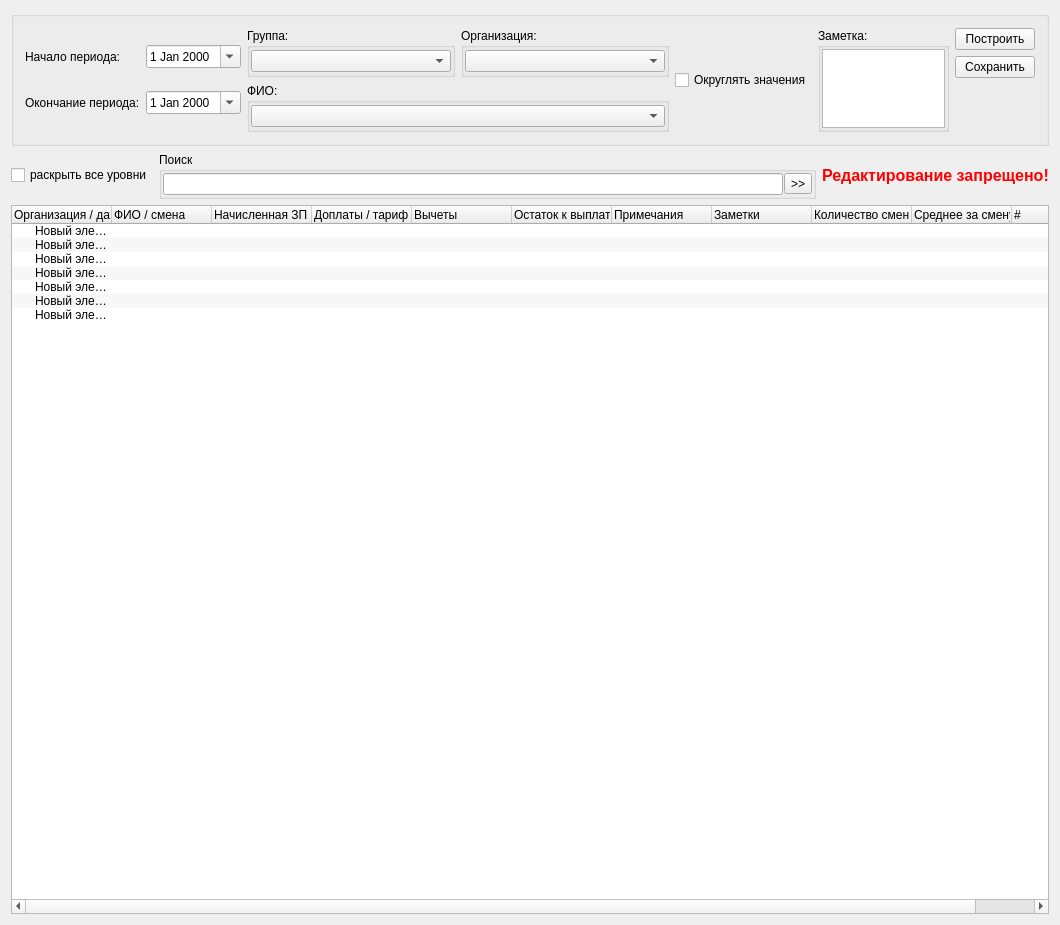
<?xml version="1.0" encoding="UTF-8"?>
<ui version="4.0">
 <class>ZReport</class>
 <widget class="QWidget" name="ZReport">
  <property name="geometry">
   <rect>
    <x>0</x>
    <y>0</y>
    <width>1060</width>
    <height>925</height>
   </rect>
  </property>
  <property name="windowTitle">
   <string>Отчет за период</string>
  </property>
  <property name="windowIcon">
   <iconset resource="../cleaning.qrc">
    <normaloff>:/images/table.png</normaloff>:/images/table.png</iconset>
  </property>
  <layout class="QVBoxLayout" name="verticalLayout_2">
   <item>
    <widget class="QGroupBox" name="groupBox">
     <property name="minimumSize">
      <size>
       <width>0</width>
       <height>75</height>
      </size>
     </property>
     <property name="maximumSize">
      <size>
       <width>16777215</width>
       <height>135</height>
      </size>
     </property>
     <property name="title">
      <string/>
     </property>
     <layout class="QHBoxLayout" name="horizontalLayout_6">
      <item>
       <layout class="QGridLayout" name="gridLayout">
        <item row="0" column="0">
         <widget class="QLabel" name="label">
          <property name="text">
           <string>Начало периода:</string>
          </property>
         </widget>
        </item>
        <item row="0" column="1">
         <widget class="QDateEdit" name="dateStart">
          <property name="calendarPopup">
           <bool>true</bool>
          </property>
         </widget>
        </item>
        <item row="1" column="0">
         <widget class="QLabel" name="label_2">
          <property name="text">
           <string>Окончание периода:</string>
          </property>
         </widget>
        </item>
        <item row="1" column="1">
         <widget class="QDateEdit" name="dateEnd">
          <property name="calendarPopup">
           <bool>true</bool>
          </property>
         </widget>
        </item>
       </layout>
      </item>
      <item>
       <layout class="QGridLayout" name="gridLayout_2">
        <item row="0" column="0">
         <widget class="QGroupBox" name="groupBox_2">
          <property name="title">
           <string>Группа:</string>
          </property>
          <layout class="QHBoxLayout" name="horizontalLayout">
           <property name="spacing">
            <number>1</number>
           </property>
           <property name="leftMargin">
            <number>1</number>
           </property>
           <property name="topMargin">
            <number>1</number>
           </property>
           <property name="rightMargin">
            <number>1</number>
           </property>
           <property name="bottomMargin">
            <number>1</number>
           </property>
           <item>
            <widget class="QComboBox" name="cboFilter">
             <property name="minimumSize">
              <size>
               <width>200</width>
               <height>0</height>
              </size>
             </property>
            </widget>
           </item>
          </layout>
         </widget>
        </item>
        <item row="0" column="1">
         <widget class="QGroupBox" name="groupBox_3">
          <property name="title">
           <string>Организация:</string>
          </property>
          <layout class="QHBoxLayout" name="horizontalLayout_4">
           <property name="spacing">
            <number>1</number>
           </property>
           <property name="leftMargin">
            <number>1</number>
           </property>
           <property name="topMargin">
            <number>1</number>
           </property>
           <property name="rightMargin">
            <number>1</number>
           </property>
           <property name="bottomMargin">
            <number>1</number>
           </property>
           <item>
            <widget class="QComboBox" name="cboFilterOrg">
             <property name="minimumSize">
              <size>
               <width>200</width>
               <height>0</height>
              </size>
             </property>
            </widget>
           </item>
          </layout>
         </widget>
        </item>
        <item row="1" column="0" colspan="2">
         <widget class="QGroupBox" name="groupBox_6">
          <property name="title">
           <string>ФИО:</string>
          </property>
          <layout class="QHBoxLayout" name="horizontalLayout_5">
           <property name="spacing">
            <number>1</number>
           </property>
           <property name="leftMargin">
            <number>1</number>
           </property>
           <property name="topMargin">
            <number>1</number>
           </property>
           <property name="rightMargin">
            <number>1</number>
           </property>
           <property name="bottomMargin">
            <number>1</number>
           </property>
           <item>
            <widget class="QComboBox" name="cboFilterFIO">
             <property name="minimumSize">
              <size>
               <width>200</width>
               <height>0</height>
              </size>
             </property>
            </widget>
           </item>
          </layout>
         </widget>
        </item>
       </layout>
      </item>
      <item>
       <widget class="QCheckBox" name="ckbRound">
        <property name="text">
         <string>Округлять значения</string>
        </property>
       </widget>
      </item>
      <item>
       <widget class="QGroupBox" name="groupBox_5">
        <property name="title">
         <string>Заметка:</string>
        </property>
        <layout class="QGridLayout" name="gridLayout_4">
         <property name="leftMargin">
          <number>1</number>
         </property>
         <property name="topMargin">
          <number>1</number>
         </property>
         <property name="rightMargin">
          <number>1</number>
         </property>
         <property name="bottomMargin">
          <number>1</number>
         </property>
         <property name="spacing">
          <number>1</number>
         </property>
         <item row="0" column="0">
          <widget class="QPlainTextEdit" name="txtMemo"/>
         </item>
        </layout>
       </widget>
      </item>
      <item>
       <layout class="QVBoxLayout" name="verticalLayout">
        <item>
         <widget class="QPushButton" name="cmdBuild">
          <property name="text">
           <string>Построить</string>
          </property>
         </widget>
        </item>
        <item>
         <widget class="QPushButton" name="cmdSave">
          <property name="text">
           <string>Сохранить</string>
          </property>
         </widget>
        </item>
        <item>
         <spacer name="verticalSpacer">
          <property name="orientation">
           <enum>Qt::Vertical</enum>
          </property>
          <property name="sizeHint" stdset="0">
           <size>
            <width>20</width>
            <height>40</height>
           </size>
          </property>
         </spacer>
        </item>
       </layout>
      </item>
     </layout>
    </widget>
   </item>
   <item>
    <layout class="QHBoxLayout" name="horizontalLayout_3">
     <item>
      <widget class="QCheckBox" name="ckbExpandAll">
       <property name="text">
        <string>раскрыть все уровни</string>
       </property>
      </widget>
     </item>
     <item>
      <widget class="QGroupBox" name="groupBox_4">
       <property name="title">
        <string>Поиск</string>
       </property>
       <layout class="QHBoxLayout" name="horizontalLayout_2">
        <property name="spacing">
         <number>1</number>
        </property>
        <property name="leftMargin">
         <number>1</number>
        </property>
        <property name="topMargin">
         <number>1</number>
        </property>
        <property name="rightMargin">
         <number>1</number>
        </property>
        <property name="bottomMargin">
         <number>1</number>
        </property>
        <item>
         <widget class="QLineEdit" name="txtFind"/>
        </item>
        <item>
         <widget class="QToolButton" name="cmdFind">
          <property name="text">
           <string>&gt;&gt;</string>
          </property>
         </widget>
        </item>
       </layout>
      </widget>
     </item>
     <item>
      <widget class="QLabel" name="lblReadOnly">
       <property name="palette">
        <palette>
         <active>
          <colorrole role="WindowText">
           <brush brushstyle="SolidPattern">
            <color alpha="255">
             <red>255</red>
             <green>0</green>
             <blue>0</blue>
            </color>
           </brush>
          </colorrole>
          <colorrole role="Text">
           <brush brushstyle="SolidPattern">
            <color alpha="255">
             <red>255</red>
             <green>0</green>
             <blue>0</blue>
            </color>
           </brush>
          </colorrole>
         </active>
         <inactive>
          <colorrole role="WindowText">
           <brush brushstyle="SolidPattern">
            <color alpha="255">
             <red>255</red>
             <green>0</green>
             <blue>0</blue>
            </color>
           </brush>
          </colorrole>
          <colorrole role="Text">
           <brush brushstyle="SolidPattern">
            <color alpha="255">
             <red>255</red>
             <green>0</green>
             <blue>0</blue>
            </color>
           </brush>
          </colorrole>
         </inactive>
         <disabled>
          <colorrole role="WindowText">
           <brush brushstyle="SolidPattern">
            <color alpha="255">
             <red>120</red>
             <green>120</green>
             <blue>120</blue>
            </color>
           </brush>
          </colorrole>
          <colorrole role="Text">
           <brush brushstyle="SolidPattern">
            <color alpha="255">
             <red>120</red>
             <green>120</green>
             <blue>120</blue>
            </color>
           </brush>
          </colorrole>
         </disabled>
        </palette>
       </property>
       <property name="font">
        <font>
         <pointsize>12</pointsize>
         <weight>75</weight>
         <bold>true</bold>
        </font>
       </property>
       <property name="text">
        <string>Редактирование запрещено!</string>
       </property>
      </widget>
     </item>
    </layout>
   </item>
   <item>
    <widget class="QTreeWidget" name="tree">
     <property name="sizePolicy">
      <sizepolicy hsizetype="Expanding" vsizetype="Expanding">
       <horstretch>0</horstretch>
       <verstretch>0</verstretch>
      </sizepolicy>
     </property>
     <property name="palette">
      <palette>
       <active>
        <colorrole role="Light">
         <brush brushstyle="SolidPattern">
          <color alpha="255">
           <red>255</red>
           <green>255</green>
           <blue>127</blue>
          </color>
         </brush>
        </colorrole>
        <colorrole role="Midlight">
         <brush brushstyle="SolidPattern">
          <color alpha="255">
           <red>255</red>
           <green>255</green>
           <blue>0</blue>
          </color>
         </brush>
        </colorrole>
        <colorrole role="Highlight">
         <brush brushstyle="SolidPattern">
          <color alpha="255">
           <red>255</red>
           <green>255</green>
           <blue>127</blue>
          </color>
         </brush>
        </colorrole>
        <colorrole role="HighlightedText">
         <brush brushstyle="SolidPattern">
          <color alpha="255">
           <red>0</red>
           <green>0</green>
           <blue>0</blue>
          </color>
         </brush>
        </colorrole>
       </active>
       <inactive>
        <colorrole role="Light">
         <brush brushstyle="SolidPattern">
          <color alpha="255">
           <red>255</red>
           <green>255</green>
           <blue>127</blue>
          </color>
         </brush>
        </colorrole>
        <colorrole role="Midlight">
         <brush brushstyle="SolidPattern">
          <color alpha="255">
           <red>255</red>
           <green>255</green>
           <blue>0</blue>
          </color>
         </brush>
        </colorrole>
        <colorrole role="Highlight">
         <brush brushstyle="SolidPattern">
          <color alpha="255">
           <red>255</red>
           <green>255</green>
           <blue>127</blue>
          </color>
         </brush>
        </colorrole>
        <colorrole role="HighlightedText">
         <brush brushstyle="SolidPattern">
          <color alpha="255">
           <red>0</red>
           <green>0</green>
           <blue>0</blue>
          </color>
         </brush>
        </colorrole>
       </inactive>
       <disabled>
        <colorrole role="Light">
         <brush brushstyle="SolidPattern">
          <color alpha="255">
           <red>255</red>
           <green>255</green>
           <blue>127</blue>
          </color>
         </brush>
        </colorrole>
        <colorrole role="Midlight">
         <brush brushstyle="SolidPattern">
          <color alpha="255">
           <red>255</red>
           <green>255</green>
           <blue>0</blue>
          </color>
         </brush>
        </colorrole>
        <colorrole role="Highlight">
         <brush brushstyle="SolidPattern">
          <color alpha="255">
           <red>51</red>
           <green>153</green>
           <blue>255</blue>
          </color>
         </brush>
        </colorrole>
        <colorrole role="HighlightedText">
         <brush brushstyle="SolidPattern">
          <color alpha="255">
           <red>0</red>
           <green>0</green>
           <blue>0</blue>
          </color>
         </brush>
        </colorrole>
       </disabled>
      </palette>
     </property>
     <property name="autoScroll">
      <bool>false</bool>
     </property>
     <property name="alternatingRowColors">
      <bool>true</bool>
     </property>
     <column>
      <property name="text">
       <string notr="true">Организация / дата</string>
      </property>
     </column>
     <column>
      <property name="text">
       <string>ФИО / смена</string>
      </property>
     </column>
     <column>
      <property name="text">
       <string>Начисленная ЗП</string>
      </property>
     </column>
     <column>
      <property name="text">
       <string>Доплаты / тариф</string>
      </property>
     </column>
     <column>
      <property name="text">
       <string>Вычеты</string>
      </property>
     </column>
     <column>
      <property name="text">
       <string>Остаток к выплате</string>
      </property>
     </column>
     <column>
      <property name="text">
       <string>Примечания</string>
      </property>
     </column>
     <column>
      <property name="text">
       <string>Заметки</string>
      </property>
     </column>
     <column>
      <property name="text">
       <string>Количество смен</string>
      </property>
     </column>
     <column>
      <property name="text">
       <string>Среднее за смену</string>
      </property>
     </column>
     <column>
      <property name="text">
       <string>#</string>
      </property>
     </column>
     <item>
      <property name="text">
       <string>Новый элемент</string>
      </property>
     </item>
     <item>
      <property name="text">
       <string>Новый элемент</string>
      </property>
     </item>
     <item>
      <property name="text">
       <string>Новый элемент</string>
      </property>
     </item>
     <item>
      <property name="text">
       <string>Новый элемент</string>
      </property>
     </item>
     <item>
      <property name="text">
       <string>Новый элемент</string>
      </property>
     </item>
     <item>
      <property name="text">
       <string>Новый элемент</string>
      </property>
     </item>
     <item>
      <property name="text">
       <string>Новый элемент</string>
      </property>
     </item>
    </widget>
   </item>
  </layout>
  <action name="actChangeOrg">
   <property name="text">
    <string>Изменить организацию</string>
   </property>
   <property name="toolTip">
    <string>Изменить организацию</string>
   </property>
  </action>
 </widget>
 <layoutdefault spacing="6" margin="11"/>
 <resources>
  <include location="../cleaning.qrc"/>
 </resources>
 <connections/>
</ui>
